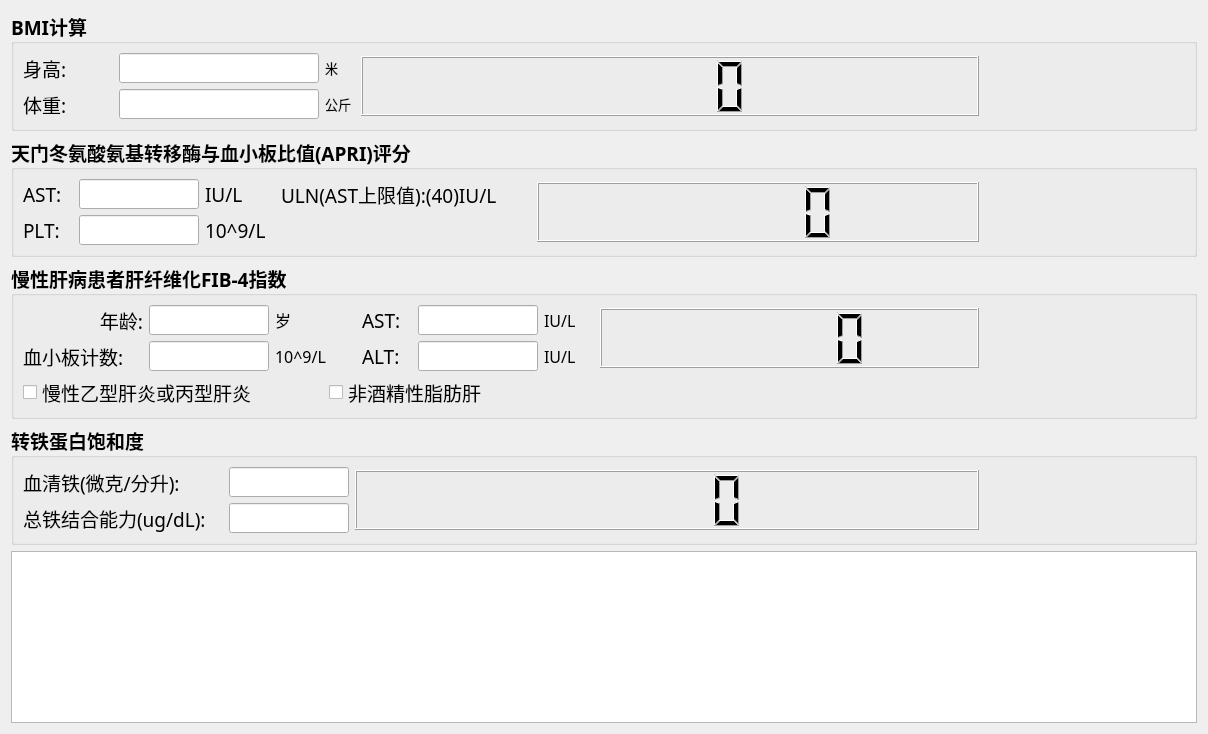
<?xml version="1.0" encoding="UTF-8"?>
<ui version="4.0">
 <class>BMI_Form</class>
 <widget class="QWidget" name="BMI_Form">
  <property name="geometry">
   <rect>
    <x>0</x>
    <y>0</y>
    <width>1208</width>
    <height>734</height>
   </rect>
  </property>
  <property name="minimumSize">
   <size>
    <width>980</width>
    <height>650</height>
   </size>
  </property>
  <property name="windowTitle">
   <string>Form</string>
  </property>
  <layout class="QVBoxLayout" name="verticalLayout">
   <item>
    <widget class="QGroupBox" name="groupBox">
     <property name="font">
      <font>
       <family>微软雅黑</family>
       <pointsize>14</pointsize>
       <weight>75</weight>
       <bold>true</bold>
      </font>
     </property>
     <property name="title">
      <string>BMI计算</string>
     </property>
     <layout class="QGridLayout" name="gridLayout">
      <item row="0" column="0">
       <widget class="QLabel" name="height_label">
        <property name="sizePolicy">
         <sizepolicy hsizetype="Fixed" vsizetype="Fixed">
          <horstretch>0</horstretch>
          <verstretch>0</verstretch>
         </sizepolicy>
        </property>
        <property name="minimumSize">
         <size>
          <width>90</width>
          <height>30</height>
         </size>
        </property>
        <property name="maximumSize">
         <size>
          <width>90</width>
          <height>30</height>
         </size>
        </property>
        <property name="font">
         <font>
          <family>微软雅黑</family>
          <pointsize>14</pointsize>
          <weight>50</weight>
          <bold>false</bold>
         </font>
        </property>
        <property name="text">
         <string>身高: </string>
        </property>
       </widget>
      </item>
      <item row="0" column="1">
       <widget class="QLineEdit" name="height_lineEdit">
        <property name="sizePolicy">
         <sizepolicy hsizetype="Fixed" vsizetype="Fixed">
          <horstretch>0</horstretch>
          <verstretch>0</verstretch>
         </sizepolicy>
        </property>
        <property name="minimumSize">
         <size>
          <width>200</width>
          <height>30</height>
         </size>
        </property>
        <property name="maximumSize">
         <size>
          <width>200</width>
          <height>30</height>
         </size>
        </property>
        <property name="font">
         <font>
          <family>微软雅黑</family>
          <pointsize>16</pointsize>
          <weight>75</weight>
          <bold>true</bold>
         </font>
        </property>
       </widget>
      </item>
      <item row="0" column="2">
       <widget class="QLabel" name="label">
        <property name="maximumSize">
         <size>
          <width>30</width>
          <height>16777215</height>
         </size>
        </property>
        <property name="font">
         <font>
          <family>微软雅黑</family>
          <pointsize>10</pointsize>
          <weight>50</weight>
          <bold>false</bold>
         </font>
        </property>
        <property name="text">
         <string>米</string>
        </property>
       </widget>
      </item>
      <item row="0" column="3" rowspan="2">
       <widget class="QLCDNumber" name="bmi_lcdNumber">
        <property name="minimumSize">
         <size>
          <width>0</width>
          <height>60</height>
         </size>
        </property>
        <property name="maximumSize">
         <size>
          <width>1677215</width>
          <height>60</height>
         </size>
        </property>
        <property name="font">
         <font>
          <family>Hiragino Sans GB</family>
          <pointsize>14</pointsize>
          <weight>75</weight>
          <bold>true</bold>
         </font>
        </property>
       </widget>
      </item>
      <item row="0" column="4" rowspan="2">
       <widget class="QLabel" name="bmi_res_label">
        <property name="minimumSize">
         <size>
          <width>200</width>
          <height>60</height>
         </size>
        </property>
        <property name="maximumSize">
         <size>
          <width>200</width>
          <height>60</height>
         </size>
        </property>
        <property name="font">
         <font>
          <family>Monaco</family>
          <pointsize>48</pointsize>
          <weight>50</weight>
          <bold>false</bold>
         </font>
        </property>
        <property name="text">
         <string/>
        </property>
       </widget>
      </item>
      <item row="1" column="0">
       <widget class="QLabel" name="wight_label">
        <property name="sizePolicy">
         <sizepolicy hsizetype="Fixed" vsizetype="Fixed">
          <horstretch>0</horstretch>
          <verstretch>0</verstretch>
         </sizepolicy>
        </property>
        <property name="minimumSize">
         <size>
          <width>90</width>
          <height>30</height>
         </size>
        </property>
        <property name="maximumSize">
         <size>
          <width>90</width>
          <height>30</height>
         </size>
        </property>
        <property name="font">
         <font>
          <family>微软雅黑</family>
          <pointsize>14</pointsize>
          <weight>50</weight>
          <bold>false</bold>
         </font>
        </property>
        <property name="text">
         <string>体重:</string>
        </property>
       </widget>
      </item>
      <item row="1" column="1">
       <widget class="QLineEdit" name="weight_lineEdit">
        <property name="sizePolicy">
         <sizepolicy hsizetype="Fixed" vsizetype="Fixed">
          <horstretch>0</horstretch>
          <verstretch>0</verstretch>
         </sizepolicy>
        </property>
        <property name="minimumSize">
         <size>
          <width>200</width>
          <height>30</height>
         </size>
        </property>
        <property name="maximumSize">
         <size>
          <width>200</width>
          <height>30</height>
         </size>
        </property>
        <property name="font">
         <font>
          <family>微软雅黑</family>
          <pointsize>16</pointsize>
          <weight>75</weight>
          <bold>true</bold>
         </font>
        </property>
       </widget>
      </item>
      <item row="1" column="2">
       <widget class="QLabel" name="label_2">
        <property name="maximumSize">
         <size>
          <width>35</width>
          <height>16777215</height>
         </size>
        </property>
        <property name="font">
         <font>
          <family>微软雅黑</family>
          <pointsize>10</pointsize>
          <weight>50</weight>
          <bold>false</bold>
         </font>
        </property>
        <property name="text">
         <string>公斤</string>
        </property>
       </widget>
      </item>
     </layout>
    </widget>
   </item>
   <item>
    <widget class="QGroupBox" name="arpi_groupBox">
     <property name="font">
      <font>
       <family>微软雅黑</family>
       <pointsize>14</pointsize>
       <weight>75</weight>
       <bold>true</bold>
      </font>
     </property>
     <property name="title">
      <string>天门冬氨酸氨基转移酶与血小板比值(APRI)评分</string>
     </property>
     <layout class="QGridLayout" name="gridLayout_7">
      <item row="0" column="0">
       <widget class="QLabel" name="AST_label">
        <property name="minimumSize">
         <size>
          <width>50</width>
          <height>30</height>
         </size>
        </property>
        <property name="maximumSize">
         <size>
          <width>50</width>
          <height>30</height>
         </size>
        </property>
        <property name="font">
         <font>
          <family>微软雅黑</family>
          <pointsize>14</pointsize>
          <weight>50</weight>
          <bold>false</bold>
         </font>
        </property>
        <property name="text">
         <string>AST:</string>
        </property>
       </widget>
      </item>
      <item row="0" column="1">
       <widget class="QLineEdit" name="AST_lineEdit">
        <property name="minimumSize">
         <size>
          <width>120</width>
          <height>30</height>
         </size>
        </property>
        <property name="maximumSize">
         <size>
          <width>120</width>
          <height>30</height>
         </size>
        </property>
        <property name="font">
         <font>
          <family>微软雅黑</family>
          <pointsize>16</pointsize>
          <weight>75</weight>
          <bold>true</bold>
         </font>
        </property>
       </widget>
      </item>
      <item row="0" column="2">
       <widget class="QLabel" name="AST_unit_label">
        <property name="minimumSize">
         <size>
          <width>50</width>
          <height>30</height>
         </size>
        </property>
        <property name="maximumSize">
         <size>
          <width>50</width>
          <height>30</height>
         </size>
        </property>
        <property name="font">
         <font>
          <family>微软雅黑</family>
          <pointsize>14</pointsize>
          <weight>50</weight>
          <bold>false</bold>
         </font>
        </property>
        <property name="text">
         <string>IU/L</string>
        </property>
       </widget>
      </item>
      <item row="0" column="3">
       <widget class="QLabel" name="ULN_label">
        <property name="minimumSize">
         <size>
          <width>250</width>
          <height>30</height>
         </size>
        </property>
        <property name="maximumSize">
         <size>
          <width>250</width>
          <height>30</height>
         </size>
        </property>
        <property name="font">
         <font>
          <family>微软雅黑</family>
          <pointsize>14</pointsize>
          <weight>50</weight>
          <bold>false</bold>
         </font>
        </property>
        <property name="text">
         <string>ULN(AST上限值):(40)IU/L</string>
        </property>
       </widget>
      </item>
      <item row="0" column="4" rowspan="2">
       <widget class="QLCDNumber" name="arp_lcdNumber">
        <property name="minimumSize">
         <size>
          <width>200</width>
          <height>60</height>
         </size>
        </property>
        <property name="maximumSize">
         <size>
          <width>16777215</width>
          <height>60</height>
         </size>
        </property>
       </widget>
      </item>
      <item row="0" column="5" rowspan="2">
       <widget class="QLabel" name="arp_res_label">
        <property name="minimumSize">
         <size>
          <width>200</width>
          <height>60</height>
         </size>
        </property>
        <property name="maximumSize">
         <size>
          <width>200</width>
          <height>60</height>
         </size>
        </property>
        <property name="font">
         <font>
          <family>Monaco</family>
          <pointsize>28</pointsize>
          <weight>50</weight>
          <bold>false</bold>
         </font>
        </property>
        <property name="text">
         <string/>
        </property>
       </widget>
      </item>
      <item row="1" column="0">
       <widget class="QLabel" name="AST_label_2">
        <property name="minimumSize">
         <size>
          <width>50</width>
          <height>30</height>
         </size>
        </property>
        <property name="maximumSize">
         <size>
          <width>50</width>
          <height>30</height>
         </size>
        </property>
        <property name="font">
         <font>
          <family>微软雅黑</family>
          <pointsize>14</pointsize>
          <weight>50</weight>
          <bold>false</bold>
         </font>
        </property>
        <property name="text">
         <string>PLT:</string>
        </property>
       </widget>
      </item>
      <item row="1" column="1">
       <widget class="QLineEdit" name="PLT_lineEdit">
        <property name="minimumSize">
         <size>
          <width>120</width>
          <height>30</height>
         </size>
        </property>
        <property name="maximumSize">
         <size>
          <width>120</width>
          <height>30</height>
         </size>
        </property>
        <property name="font">
         <font>
          <family>微软雅黑</family>
          <pointsize>16</pointsize>
          <weight>75</weight>
          <bold>true</bold>
         </font>
        </property>
       </widget>
      </item>
      <item row="1" column="2">
       <widget class="QLabel" name="PLT_unit_label">
        <property name="minimumSize">
         <size>
          <width>70</width>
          <height>30</height>
         </size>
        </property>
        <property name="maximumSize">
         <size>
          <width>70</width>
          <height>30</height>
         </size>
        </property>
        <property name="font">
         <font>
          <family>微软雅黑</family>
          <pointsize>14</pointsize>
          <weight>50</weight>
          <bold>false</bold>
         </font>
        </property>
        <property name="text">
         <string>10^9/L</string>
        </property>
       </widget>
      </item>
     </layout>
    </widget>
   </item>
   <item>
    <widget class="QGroupBox" name="fib4_groupBox">
     <property name="font">
      <font>
       <family>微软雅黑</family>
       <pointsize>14</pointsize>
       <weight>75</weight>
       <bold>true</bold>
      </font>
     </property>
     <property name="title">
      <string>慢性肝病患者肝纤维化FIB-4指数</string>
     </property>
     <layout class="QGridLayout" name="gridLayout_3">
      <item row="0" column="0">
       <layout class="QHBoxLayout" name="horizontalLayout_7">
        <item>
         <layout class="QGridLayout" name="gridLayout_2">
          <item row="0" column="0">
           <layout class="QHBoxLayout" name="horizontalLayout">
            <item>
             <widget class="QLabel" name="age_label">
              <property name="enabled">
               <bool>true</bool>
              </property>
              <property name="minimumSize">
               <size>
                <width>120</width>
                <height>30</height>
               </size>
              </property>
              <property name="maximumSize">
               <size>
                <width>120</width>
                <height>30</height>
               </size>
              </property>
              <property name="font">
               <font>
                <family>微软雅黑</family>
                <pointsize>14</pointsize>
                <weight>50</weight>
                <bold>false</bold>
               </font>
              </property>
              <property name="text">
               <string>年龄:</string>
              </property>
              <property name="alignment">
               <set>Qt::AlignRight|Qt::AlignTrailing|Qt::AlignVCenter</set>
              </property>
             </widget>
            </item>
            <item>
             <widget class="QLineEdit" name="age_lineEdit">
              <property name="minimumSize">
               <size>
                <width>120</width>
                <height>30</height>
               </size>
              </property>
              <property name="maximumSize">
               <size>
                <width>120</width>
                <height>30</height>
               </size>
              </property>
              <property name="font">
               <font>
                <family>微软雅黑</family>
                <pointsize>16</pointsize>
                <weight>50</weight>
                <bold>false</bold>
               </font>
              </property>
              <property name="text">
               <string/>
              </property>
             </widget>
            </item>
            <item>
             <widget class="QLabel" name="age_unit_label">
              <property name="minimumSize">
               <size>
                <width>80</width>
                <height>30</height>
               </size>
              </property>
              <property name="maximumSize">
               <size>
                <width>81</width>
                <height>30</height>
               </size>
              </property>
              <property name="font">
               <font>
                <family>微软雅黑</family>
                <pointsize>12</pointsize>
                <weight>50</weight>
                <bold>false</bold>
               </font>
              </property>
              <property name="text">
               <string>岁</string>
              </property>
             </widget>
            </item>
           </layout>
          </item>
          <item row="0" column="1">
           <layout class="QHBoxLayout" name="horizontalLayout_3">
            <item>
             <widget class="QLabel" name="fib_ast_label">
              <property name="minimumSize">
               <size>
                <width>50</width>
                <height>30</height>
               </size>
              </property>
              <property name="maximumSize">
               <size>
                <width>50</width>
                <height>30</height>
               </size>
              </property>
              <property name="font">
               <font>
                <family>微软雅黑</family>
                <pointsize>14</pointsize>
                <weight>50</weight>
                <bold>false</bold>
               </font>
              </property>
              <property name="text">
               <string>AST:</string>
              </property>
             </widget>
            </item>
            <item>
             <widget class="QLineEdit" name="fib_ast_lineEdit">
              <property name="minimumSize">
               <size>
                <width>120</width>
                <height>30</height>
               </size>
              </property>
              <property name="maximumSize">
               <size>
                <width>120</width>
                <height>30</height>
               </size>
              </property>
              <property name="font">
               <font>
                <family>微软雅黑</family>
                <pointsize>16</pointsize>
                <weight>50</weight>
                <bold>false</bold>
               </font>
              </property>
             </widget>
            </item>
            <item>
             <widget class="QLabel" name="fib_ast_unit_label">
              <property name="minimumSize">
               <size>
                <width>50</width>
                <height>30</height>
               </size>
              </property>
              <property name="maximumSize">
               <size>
                <width>50</width>
                <height>30</height>
               </size>
              </property>
              <property name="font">
               <font>
                <family>微软雅黑</family>
                <pointsize>12</pointsize>
                <weight>50</weight>
                <bold>false</bold>
               </font>
              </property>
              <property name="text">
               <string>IU/L</string>
              </property>
             </widget>
            </item>
           </layout>
          </item>
          <item row="1" column="0">
           <layout class="QHBoxLayout" name="horizontalLayout_2">
            <item>
             <widget class="QLabel" name="bcc_label">
              <property name="minimumSize">
               <size>
                <width>120</width>
                <height>30</height>
               </size>
              </property>
              <property name="maximumSize">
               <size>
                <width>120</width>
                <height>30</height>
               </size>
              </property>
              <property name="font">
               <font>
                <family>微软雅黑</family>
                <pointsize>14</pointsize>
                <weight>50</weight>
                <bold>false</bold>
               </font>
              </property>
              <property name="text">
               <string>血小板计数:</string>
              </property>
             </widget>
            </item>
            <item>
             <widget class="QLineEdit" name="bcc_lineEdit">
              <property name="minimumSize">
               <size>
                <width>120</width>
                <height>30</height>
               </size>
              </property>
              <property name="maximumSize">
               <size>
                <width>120</width>
                <height>30</height>
               </size>
              </property>
              <property name="font">
               <font>
                <family>微软雅黑</family>
                <pointsize>16</pointsize>
                <weight>50</weight>
                <bold>false</bold>
               </font>
              </property>
              <property name="text">
               <string/>
              </property>
             </widget>
            </item>
            <item>
             <widget class="QLabel" name="bcc_unit_label">
              <property name="minimumSize">
               <size>
                <width>80</width>
                <height>30</height>
               </size>
              </property>
              <property name="maximumSize">
               <size>
                <width>80</width>
                <height>30</height>
               </size>
              </property>
              <property name="font">
               <font>
                <family>微软雅黑</family>
                <pointsize>12</pointsize>
                <weight>50</weight>
                <bold>false</bold>
               </font>
              </property>
              <property name="text">
               <string>10^9/L</string>
              </property>
             </widget>
            </item>
           </layout>
          </item>
          <item row="1" column="1">
           <layout class="QHBoxLayout" name="horizontalLayout_4">
            <item>
             <widget class="QLabel" name="fib_alt_label">
              <property name="minimumSize">
               <size>
                <width>50</width>
                <height>30</height>
               </size>
              </property>
              <property name="maximumSize">
               <size>
                <width>50</width>
                <height>30</height>
               </size>
              </property>
              <property name="font">
               <font>
                <family>微软雅黑</family>
                <pointsize>14</pointsize>
                <weight>50</weight>
                <bold>false</bold>
               </font>
              </property>
              <property name="text">
               <string>ALT:</string>
              </property>
             </widget>
            </item>
            <item>
             <widget class="QLineEdit" name="fib_alt_lineEdit">
              <property name="minimumSize">
               <size>
                <width>120</width>
                <height>30</height>
               </size>
              </property>
              <property name="maximumSize">
               <size>
                <width>120</width>
                <height>30</height>
               </size>
              </property>
              <property name="font">
               <font>
                <family>微软雅黑</family>
                <pointsize>16</pointsize>
                <weight>50</weight>
                <bold>false</bold>
               </font>
              </property>
              <property name="text">
               <string/>
              </property>
             </widget>
            </item>
            <item>
             <widget class="QLabel" name="fib_alt_unit_label">
              <property name="minimumSize">
               <size>
                <width>50</width>
                <height>30</height>
               </size>
              </property>
              <property name="maximumSize">
               <size>
                <width>50</width>
                <height>30</height>
               </size>
              </property>
              <property name="font">
               <font>
                <family>微软雅黑</family>
                <pointsize>12</pointsize>
                <weight>50</weight>
                <bold>false</bold>
               </font>
              </property>
              <property name="text">
               <string>IU/L</string>
              </property>
             </widget>
            </item>
           </layout>
          </item>
         </layout>
        </item>
        <item>
         <layout class="QHBoxLayout" name="horizontalLayout_5">
          <item>
           <widget class="QLCDNumber" name="fib4_lcdNumber">
            <property name="minimumSize">
             <size>
              <width>100</width>
              <height>60</height>
             </size>
            </property>
            <property name="maximumSize">
             <size>
              <width>16777215</width>
              <height>60</height>
             </size>
            </property>
            <property name="font">
             <font>
              <family>Monaco</family>
              <pointsize>18</pointsize>
              <weight>50</weight>
              <bold>false</bold>
             </font>
            </property>
           </widget>
          </item>
          <item>
           <widget class="QLabel" name="fib_res_label">
            <property name="minimumSize">
             <size>
              <width>200</width>
              <height>60</height>
             </size>
            </property>
            <property name="maximumSize">
             <size>
              <width>200</width>
              <height>60</height>
             </size>
            </property>
            <property name="font">
             <font>
              <family>Monaco</family>
              <pointsize>28</pointsize>
              <weight>50</weight>
              <bold>false</bold>
             </font>
            </property>
            <property name="text">
             <string/>
            </property>
           </widget>
          </item>
         </layout>
        </item>
       </layout>
      </item>
      <item row="1" column="0">
       <layout class="QHBoxLayout" name="horizontalLayout_6">
        <item>
         <widget class="QCheckBox" name="shbv_checkBox">
          <property name="minimumSize">
           <size>
            <width>300</width>
            <height>30</height>
           </size>
          </property>
          <property name="maximumSize">
           <size>
            <width>300</width>
            <height>30</height>
           </size>
          </property>
          <property name="font">
           <font>
            <family>微软雅黑</family>
            <pointsize>14</pointsize>
            <weight>50</weight>
            <bold>false</bold>
           </font>
          </property>
          <property name="text">
           <string>慢性乙型肝炎或丙型肝炎</string>
          </property>
         </widget>
        </item>
        <item>
         <widget class="QCheckBox" name="fl_checkBox">
          <property name="minimumSize">
           <size>
            <width>240</width>
            <height>30</height>
           </size>
          </property>
          <property name="maximumSize">
           <size>
            <width>240</width>
            <height>30</height>
           </size>
          </property>
          <property name="font">
           <font>
            <family>微软雅黑</family>
            <pointsize>14</pointsize>
            <weight>50</weight>
            <bold>false</bold>
           </font>
          </property>
          <property name="text">
           <string>非酒精性脂肪肝</string>
          </property>
         </widget>
        </item>
        <item>
         <spacer name="horizontalSpacer">
          <property name="orientation">
           <enum>Qt::Horizontal</enum>
          </property>
          <property name="sizeHint" stdset="0">
           <size>
            <width>40</width>
            <height>20</height>
           </size>
          </property>
         </spacer>
        </item>
       </layout>
      </item>
     </layout>
    </widget>
   </item>
   <item>
    <widget class="QGroupBox" name="ts_groupBox">
     <property name="font">
      <font>
       <family>微软雅黑</family>
       <pointsize>14</pointsize>
       <weight>75</weight>
       <bold>true</bold>
      </font>
     </property>
     <property name="title">
      <string>转铁蛋白饱和度</string>
     </property>
     <layout class="QGridLayout" name="gridLayout_6">
      <item row="0" column="0">
       <layout class="QGridLayout" name="gridLayout_4">
        <item row="0" column="0">
         <widget class="QLabel" name="si_label">
          <property name="minimumSize">
           <size>
            <width>200</width>
            <height>30</height>
           </size>
          </property>
          <property name="maximumSize">
           <size>
            <width>110</width>
            <height>30</height>
           </size>
          </property>
          <property name="font">
           <font>
            <family>微软雅黑</family>
            <pointsize>14</pointsize>
            <weight>50</weight>
            <bold>false</bold>
           </font>
          </property>
          <property name="text">
           <string>血清铁(微克/分升):</string>
          </property>
         </widget>
        </item>
        <item row="0" column="1">
         <widget class="QLineEdit" name="si_lineEdit">
          <property name="minimumSize">
           <size>
            <width>120</width>
            <height>30</height>
           </size>
          </property>
          <property name="maximumSize">
           <size>
            <width>120</width>
            <height>30</height>
           </size>
          </property>
          <property name="font">
           <font>
            <family>微软雅黑</family>
            <pointsize>16</pointsize>
            <weight>75</weight>
            <bold>true</bold>
           </font>
          </property>
          <property name="text">
           <string/>
          </property>
         </widget>
        </item>
        <item row="0" column="2" rowspan="2">
         <widget class="QLCDNumber" name="ts_lcdNumber">
          <property name="minimumSize">
           <size>
            <width>100</width>
            <height>60</height>
           </size>
          </property>
          <property name="maximumSize">
           <size>
            <width>16777215</width>
            <height>60</height>
           </size>
          </property>
          <property name="font">
           <font>
            <family>Monaco</family>
            <pointsize>14</pointsize>
            <weight>50</weight>
            <bold>false</bold>
           </font>
          </property>
         </widget>
        </item>
        <item row="0" column="3" rowspan="2">
         <widget class="QLabel" name="ts_res_label">
          <property name="minimumSize">
           <size>
            <width>200</width>
            <height>60</height>
           </size>
          </property>
          <property name="maximumSize">
           <size>
            <width>200</width>
            <height>60</height>
           </size>
          </property>
          <property name="font">
           <font>
            <family>Monaco</family>
            <pointsize>36</pointsize>
            <weight>50</weight>
            <bold>false</bold>
           </font>
          </property>
          <property name="text">
           <string/>
          </property>
         </widget>
        </item>
        <item row="1" column="0">
         <widget class="QLabel" name="fec_label">
          <property name="minimumSize">
           <size>
            <width>200</width>
            <height>30</height>
           </size>
          </property>
          <property name="maximumSize">
           <size>
            <width>110</width>
            <height>30</height>
           </size>
          </property>
          <property name="font">
           <font>
            <family>微软雅黑</family>
            <pointsize>14</pointsize>
            <weight>50</weight>
            <bold>false</bold>
           </font>
          </property>
          <property name="text">
           <string>总铁结合能力(ug/dL):</string>
          </property>
         </widget>
        </item>
        <item row="1" column="1">
         <widget class="QLineEdit" name="fec_lineEdit">
          <property name="minimumSize">
           <size>
            <width>120</width>
            <height>30</height>
           </size>
          </property>
          <property name="maximumSize">
           <size>
            <width>120</width>
            <height>30</height>
           </size>
          </property>
          <property name="font">
           <font>
            <family>微软雅黑</family>
            <pointsize>16</pointsize>
            <weight>75</weight>
            <bold>true</bold>
           </font>
          </property>
          <property name="text">
           <string/>
          </property>
         </widget>
        </item>
       </layout>
      </item>
     </layout>
    </widget>
   </item>
   <item>
    <widget class="QTextBrowser" name="textBrowser">
     <property name="minimumSize">
      <size>
       <width>0</width>
       <height>0</height>
      </size>
     </property>
     <property name="font">
      <font>
       <family>微软雅黑</family>
       <pointsize>14</pointsize>
      </font>
     </property>
    </widget>
   </item>
  </layout>
 </widget>
 <resources/>
 <connections/>
</ui>
